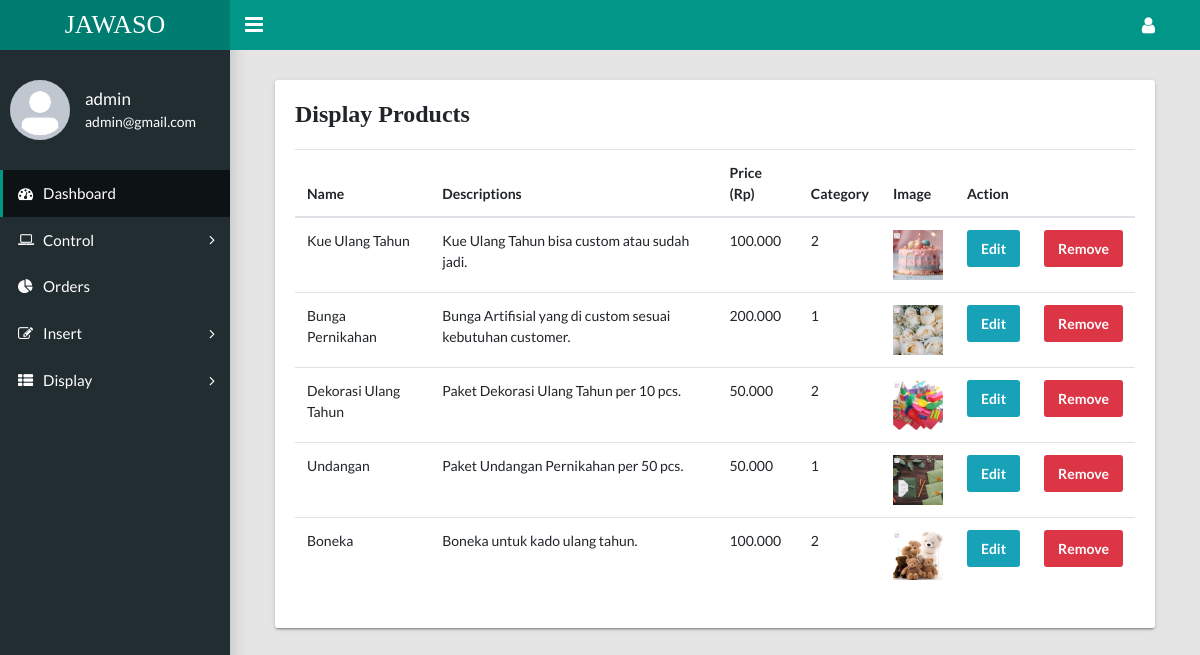
Page /dashboard/product/index.php (signed in) on the committed database.
### tables this page shows
CREATE TABLE `product` (
  `id` int(11) NOT NULL,
  `image` text NOT NULL,
  `image2` text NOT NULL,
  `image3` text NOT NULL,
  `title` varchar(50) NOT NULL,
  `descriptions` varchar(255) NOT NULL,
  `price` int(11) NOT NULL,
  `categoryId` int(11) NOT NULL,
  `stok` int(11) NOT NULL
);

### genral/functions.php (called while the page is built, shortened)
<?php
function authAdmin(){
    $root_path = $GLOBALS['root_path'];
}

### dashboard/product/index.php (the view, shortened to what this page needs)
<?php
include "../../genral/config.php";
$select = "SELECT * FROM product";
$s = mysqli_query($connectSQL, $select);
include "../../genral/functions.php";
include "../layouts/header.php";
include "../layouts/sidebar.php";
?>
<main class="app-content">
    <div class="col-md-12">
        <div class="tile">
            <h3 class="tile-title">Display Products</h3>
            <div class="table-responsive">
                <table class="table">
                    <thead>
                    <tr>
                        <th scope="col">Name</th>
                        <th scope="col">Descriptions</th>
                        <th scope="col">Price (Rp)</th>
                        <th scope="col">Category</th>
                        <th scope="col">Image</th>
                        <th scope="col" colspan="2">Action</th>
                    </tr>
                    </thead>
                    <tbody>
                        <?php while($data = mysqli_fetch_assoc($s)) { ?>
                            <tr>
                                <td><?php echo $data['title']; ?></td>
                                <td><?php echo $data['descriptions']; ?></td>
                                <td><?php echo number_format($data['price'], 0, ',', '.'); ?></td>
                                <td><?php echo $data['categoryId']; ?></td>
                                <td><img style="width:50px;" src="./upload/<?php echo $data['image']; ?>" alt=""></td>
                                <td>
                                    <a href="<?php echo $root_path; ?>/dashboard/product/add.php?edit=<?php echo $data['id']; ?>" class="btn btn-info">Edit</a>
                                </td>
                                <td>
                                    <a href="<?php echo $root_path; ?>/dashboard/product/index.php?delete=<?php echo $data['id']; ?>" class="btn btn-danger">Remove</a>
                                </td>
                            </tr>
                        <?php } ?>
                    </tbody>
                </table>
            </div>
        </div>
    </div>
</main>
<?php
include "../layouts/footer.php";

### rows in the picture
product: title "Kue Ulang Tahun", descriptions "Kue Ulang Tahun bisa custom atau sudah jadi.", price "100.000", categoryId "2", image (picture)
product: title "Bunga Pernikahan", descriptions "Bunga Artifisial yang di custom sesuai kebutuhan customer.", price "200.000", categoryId "1", image (picture)
product: title "Dekorasi Ulang Tahun", descriptions "Paket Dekorasi Ulang Tahun per 10 pcs.", price "50.000", categoryId "2", image (picture)
product: title "Undangan", descriptions "Paket Undangan Pernikahan per 50 pcs.", price "50.000", categoryId "1", image (picture)
product: title "Boneka", descriptions "Boneka untuk kado ulang tahun.", price "100.000", categoryId "2", image (picture)

### other values in the picture
$_SESSION['adminName'] "admin"
$_SESSION['admin'] "admin@gmail.com"
